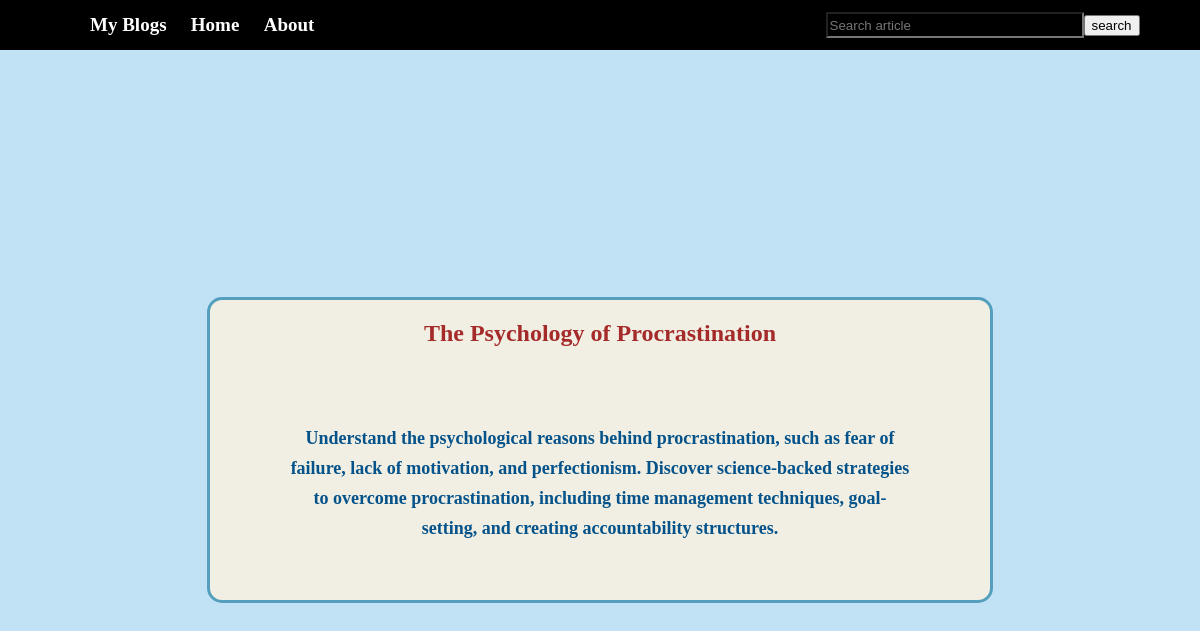
The page /two/3 on the database its author committed.
### app1/models.py (models this page shows)
class Article(models.Model):
    title = models.CharField(max_length=200)
    description = models.CharField(max_length=10000)

### app1/views.py (the view)
# urls.py: path('two/<int:id>',article,name="article"),
def article(request,id):
    row = Article.objects.get(id=id)
    return render(request,'article.html',{'data':row})

### app1/templates/article.html
{% extends 'temp_files/nav.html' %}
    {% block content %}
    <aside>
        <div>
            <h1>{{data.title}}</h1>
            <p>{{data.description}}</p>
        </div>
    </aside>
    {% endblock content %}

### static/css/nav.css (style rules this page uses)
body { padding: 0px; margin: 0px; }

### app1/static/app1_css/index.css (style rules this page uses)
body { background-color: aliceblue; padding: 0px; margin: 0px; }
h1 { color: red; text-align: center; }
p { color: black; }

### app1/static/app1_css/article.css (style rules this page uses)
body { padding: 0px; margin: 0px; }
aside { width: 100%; height: 100vh; margin: auto; background-color: rgb(193, 226, 244); display: flex; flex-direction: column; justify-content: center; }
div { width: 65%; height: 300px; margin: auto; border: 3px solid rgb(83, 159, 189); border-radius: 15px; background-color: rgb(241, 239, 227); text-align: center; display: flex; flex-direction: column; justify-content: space-around; transition: transform 0.4s ease; }
div h1 { color: brown; font-weight: bolder; font-size: x-large; }
div p { width: 80%; margin: auto; color: rgb(4, 82, 138); line-height: 30px; font-weight: bolder; font-size: large; }

### rows shown on the page
Article: title "The Psychology of Procrastination", description "Understand the psychological reasons behind procrastination, such as fear of failure, lack of motivation, and perfectionism. Discover science-backed strategies to overcome procrastination, including time management techniques, goal-setting, and creating accountability structures."
